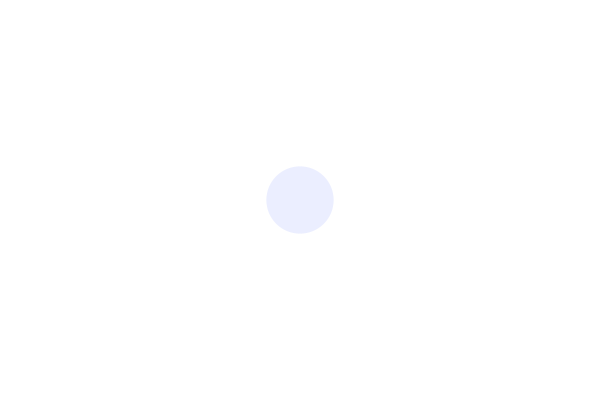
Frame 1 (no input)
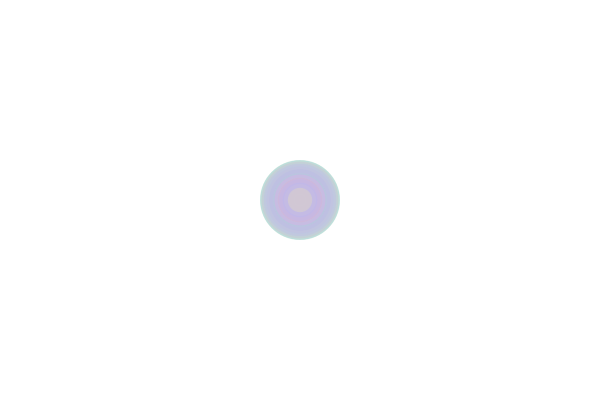
Frame 60 (the mouse pressed at the canvas centre just before this capture)
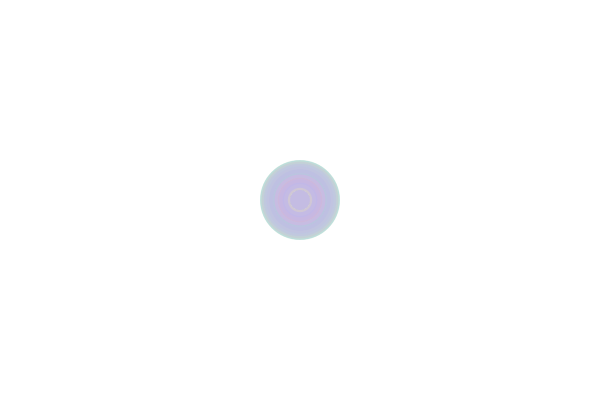
Frame 120 (the mouse held since frame 60 and released just before this capture)

The Processing sketch that drew these frames (run headless with seeded random() and noise(); from frame 60 on, the mouse is pressed at the canvas centre):

// Processing sketch: processing_108594
// ── processing_108594.pde

int counter;

void setup() {  //setup function called initially, only once
  size(600, 400);
  background(255);  //set background white
  colorMode(HSB);   //set colors to Hue, Saturation, Brightness mode
  counter = 0;
}

void draw() {  //draw function loops 
  counter++;
  noStroke();
  fill(random(255),100,255,50);
  
  if(mousePressed == true) { //add some interaction
    ellipse(mouseX, mouseY, 20, 20);
  }
  else {
    ellipse(width/2, height/2, 80*sin(counter), 80*sin(counter));
  }
}
